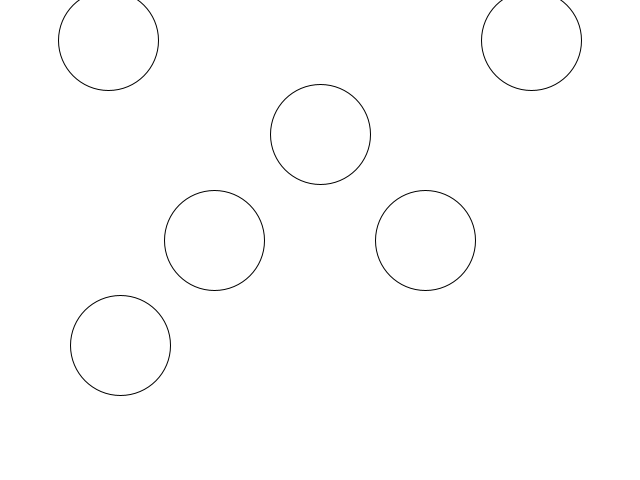
Frame 1 (no input)
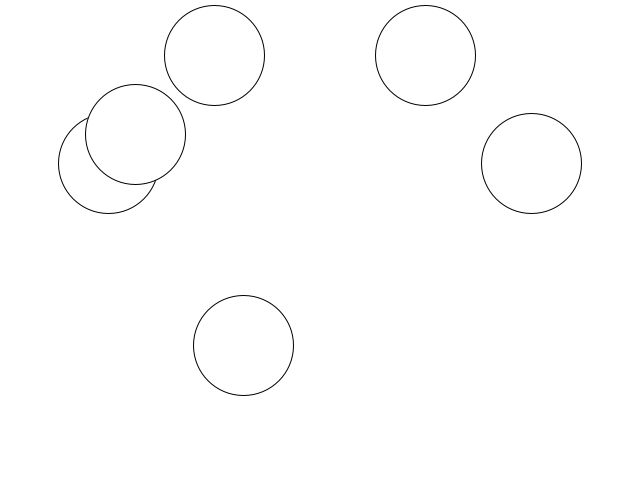
Frame 60 (the mouse pressed at the canvas centre just before this capture)
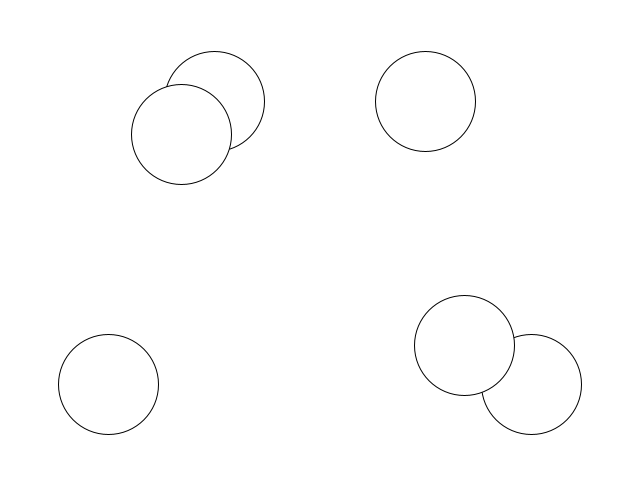
Frame 120 (the mouse held since frame 60 and released just before this capture)

The Processing sketch that drew these frames (run headless with seeded random() and noise(); from frame 60 on, the mouse is pressed at the canvas centre):

// Processing sketch: processing_140201
// ── processing_140201.pde

float AMPLITUDE = 200;
float step =0;
float xPos,yPos,y2Pos;

void setup(){
size(640,480);
}

void draw(){
  background(255);
  translate(width/2,height/2);
  
  y2Pos = -1 * cos(step) * AMPLITUDE;
  yPos = -1 * sin(step) * AMPLITUDE;
  
  ellipse((width/2)*0.33,yPos,100,100);
  ellipse((width/2)*-0.33,yPos,100,100);
  
  ellipse((width/2)*0.66,y2Pos,100,100);
  ellipse((width/2)*-0.66,y2Pos,100,100);
  
  
   ellipse(y2Pos,(width/2)*0.33,100,100);
   ellipse(yPos,(width/2)*-0.33,100,100);
   
  step += 0.02;


}
